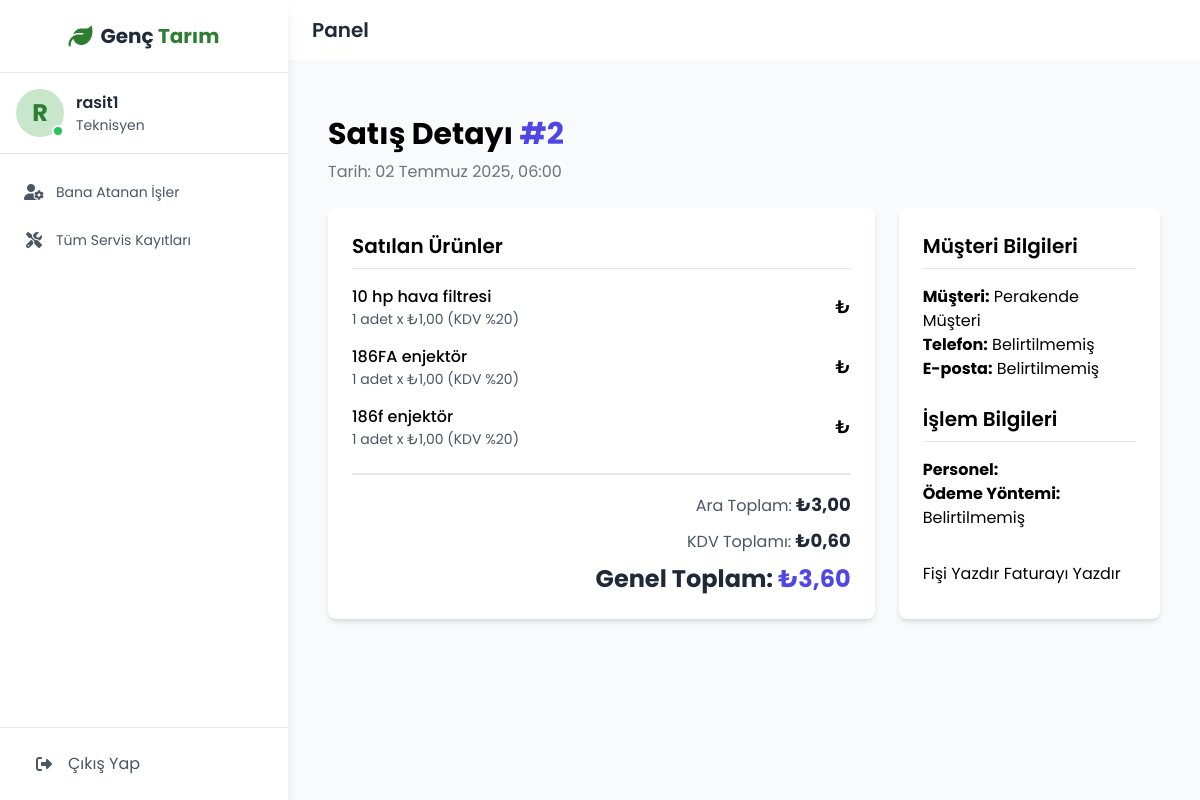
Page /sales/history/2/ (signed in) on the committed database.
### sales/models.py (models this page shows, shortened)
class Sale(models.Model):
    STATUS_CHOICES = [('DRAFT', 'Taslak'), ('COMPLETED', 'Tamamlandı'), ('CANCELLED', 'İptal Edildi')]
    PAYMENT_METHOD_CHOICES = [('CASH', 'Nakit'), ('CREDIT_CARD', 'Kredi Kartı'), ('BANK_TRANSFER', 'Havale/EFT')]
    sale_date = models.DateTimeField(default=timezone.now, verbose_name="Satış Tarihi")
    customer = models.ForeignKey('customers.Customer', on_delete=models.PROTECT, verbose_name="Müşteri")
    salesperson = models.ForeignKey(User, on_delete=models.SET_NULL, null=True, blank=True, verbose_name="Satışı Yapan Personel")
    status = models.CharField(max_length=10, choices=STATUS_CHOICES, default='DRAFT', verbose_name="Durum")
    payment_method = models.CharField(max_length=20, choices=PAYMENT_METHOD_CHOICES, blank=True, null=True, verbose_name="Ödeme Yöntemi")
    notes = models.TextField(blank=True, null=True, verbose_name="Notlar")
    subtotal = models.DecimalField(max_digits=12, decimal_places=2, default=0, verbose_name="Ara Toplam")
    vat_total = models.DecimalField(max_digits=12, decimal_places=2, default=0, verbose_name="KDV Toplamı")
    grand_total = models.DecimalField(max_digits=12, decimal_places=2, default=0, verbose_name="Genel Toplam")
    created_at = models.DateTimeField(auto_now_add=True)
    updated_at = models.DateTimeField(auto_now=True)
    class Meta:
        verbose_name = "Satış"; verbose_name_plural = "Satışlar"; ordering = ['-sale_date']

class SaleItem(models.Model):
    sale = models.ForeignKey(Sale, on_delete=models.CASCADE, related_name='items', verbose_name="Satış")
    product = models.ForeignKey('inventory.Product', on_delete=models.PROTECT, verbose_name="Ürün")
    quantity = models.PositiveIntegerField(default=1, verbose_name="Miktar")
    unit_price = models.DecimalField(max_digits=10, decimal_places=2, verbose_name="Birim Fiyat (Satış Anı)")
    vat_rate = models.DecimalField(max_digits=5, decimal_places=2, verbose_name="Vergi Oranı (Satış Anı)")

### inventory/models.py (models this page shows, shortened)
class Product(models.Model):
    UNIT_CHOICES = [('adet', 'Adet'), ('takim', 'Takım'), ('metre', 'Metre'), ('kg', 'Kilogram'), ('litre', 'Litre')]
    name = models.CharField(max_length=255, verbose_name="Ürün Adı")
    slug = models.SlugField(max_length=280, unique=True, blank=True)
    category = models.ForeignKey(Category, on_delete=models.SET_NULL, null=True, blank=True, verbose_name="Kategori", related_name="products")
    brand = models.ForeignKey(Brand, on_delete=models.SET_NULL, null=True, blank=True, verbose_name="Marka", related_name="products")
    supplier = models.ForeignKey(Supplier, on_delete=models.SET_NULL, null=True, blank=True, verbose_name="Tedarikçi", related_name="products")
    shelf = models.ForeignKey(Shelf, on_delete=models.SET_NULL, null=True, blank=True, verbose_name="Raf", related_name="products")
    product_code = models.CharField(max_length=100, unique=True, blank=True, null=True, verbose_name="Ürün Kodu (SKU)")
    barcode_data = models.CharField(max_length=100, unique=True, blank=True, null=True, verbose_name="Barkod Verisi")
    barcode_image = models.ImageField(upload_to='barcodes/', blank=True, null=True, verbose_name="Barkod Resmi")
    description = models.TextField(blank=True, null=True, verbose_name="Açıklama")
    image = models.ImageField(upload_to='product_images/', blank=True, null=True, verbose_name="Ürün Resmi")
    model_compatibility = models.CharField(max_length=255, blank=True, null=True, verbose_name="Model Uyumluluğu")
    purchase_price = models.DecimalField(max_digits=10, decimal_places=2, null=True, blank=True, verbose_name="Alış Fiyatı")
    selling_price = models.DecimalField(max_digits=10, decimal_places=2, verbose_name="Satış Fiyatı")
    vat_rate = models.ForeignKey(
        'sales.TaxRate',
        on_delete=models.PROTECT,
        null=True, blank=True,
        verbose_name="Uygulanacak Vergi Oranı"
    )
    quantity = models.IntegerField(default=0, verbose_name="Mevcut Stok Miktarı")
    min_stock_level = models.PositiveIntegerField(default=5, verbose_name="Minimum Stok Seviyesi")
    unit = models.CharField(max_length=10, choices=UNIT_CHOICES, default='adet', verbose_name="Birim")
    is_active = models.BooleanField(default=True, verbose_name="Aktif mi?")
    created_at = models.DateTimeField(auto_now_add=True)
    updated_at = models.DateTimeField(auto_now=True)
    objects = models.Manager()
    active_objects = ActiveProductManager()
    class Meta:
        verbose_name = "Ürün"
        verbose_name_plural = "Ürünler"
        ordering = ['name']

### customers/models.py (models this page shows, shortened)
class Customer(models.Model):
    class CustomerType(models.TextChoices):
        INDIVIDUAL = 'INDIVIDUAL', _('Bireysel')
        CORPORATE = 'CORPORATE', _('Kurumsal')
    customer_type = models.CharField(
        max_length=10,
        choices=CustomerType.choices,
        default=CustomerType.INDIVIDUAL,
        verbose_name=_('Müşteri Tipi')
    )
    first_name = models.CharField(max_length=100, blank=True, verbose_name="Adı")
    last_name = models.CharField(max_length=100, blank=True, verbose_name="Soyadı")
    tckn = models.CharField(
        max_length=11,
        blank=True,
        verbose_name="T.C. Kimlik Numarası",
        help_text="Bireysel müşteriler için 11 haneli T.C. Kimlik Numarası."
    )
    company_name = models.CharField(max_length=200, blank=True, verbose_name="Firma Ticari Ünvanı")
    tax_office = models.CharField(max_length=100, blank=True, verbose_name="Vergi Dairesi")
    tax_number = models.CharField(
        max_length=10,
        blank=True,
        verbose_name="Vergi Kimlik Numarası (VKN)",
        help_text="Kurumsal müşteriler için 10 haneli Vergi Numarası."
    )
    contact_person = models.CharField(max_length=150, blank=True, verbose_name="Yetkili Kişi (Kurumsal için)")
    email = models.EmailField(max_length=254, blank=True)
    phone_number = models.CharField(max_length=20, blank=True, verbose_name="Telefon Numarası")
    address = models.TextField(blank=True, verbose_name="Adres")
    notes = models.TextField(blank=True, verbose_name="Müşteri Hakkında Notlar")
    is_active = models.BooleanField(default=True, verbose_name="Aktif mi?")
    created_at = models.DateTimeField(auto_now_add=True, verbose_name="Oluşturulma Tarihi")
    updated_at = models.DateTimeField(auto_now=True, verbose_name="Güncellenme Tarihi")
    class Meta:
        verbose_name = "Müşteri"
        verbose_name_plural = "Müşteriler"
        ordering = ['-created_at']
        indexes = [
            models.Index(fields=['first_name', 'last_name']),
            models.Index(fields=['company_name']),
        ]
    def __str__(self):
        if self.customer_type == 'INDIVIDUAL':
            return f"{self.first_name} {self.last_name}".strip()
        return self.company_name.strip()
    class Meta:
        verbose_name = _('Müşteri')
        verbose_name_plural = _('Müşteriler')

### sales/views.py (the view)
# urls.py: path('history/<int:pk>/', views.SaleHistoryDetailView.as_view(), name='sale_history_detail'),
class SaleHistoryDetailView(DetailView):
    model = Sale
    template_name = 'sales/sale_history_detail.html'
    context_object_name = 'sale'

### gem/sales/templates/sales/sale_history_detail.html (shortened to what this page needs)
{% extends 'base.html' %}
{% load static %}
{% block content %}
<div class="container mx-auto px-4 py-8">
    <h1 class="text-3xl font-bold mb-2">Satış Detayı <span class="text-indigo-600">#{{ sale.id }}</span></h1>
    <p class="text-gray-500 mb-6">Tarih: {{ sale.created_at|date:"d F Y, H:i" }}</p>
    <div class="grid grid-cols-1 md:grid-cols-3 gap-6">
        <div class="md:col-span-2 bg-white p-6 rounded-lg shadow-md">
            <h2 class="text-xl font-semibold mb-4 border-b pb-2">Satılan Ürünler</h2>
            <div class="space-y-4">
                {% for item in sale.items.all %}
                <div class="flex justify-between items-center">
                    <div>
                        <p class="font-medium">{{ item.product.name }}</p>
                        <p class="text-sm text-gray-600">{{ item.quantity }} adet x ₺{{ item.unit_price|floatformat:2 }} (KDV %{{ item.vat_rate|floatformat:0 }})</p>
                    </div>
                    <p class="font-semibold text-lg">₺{{ item.get_total_price|floatformat:2 }}</p>
                </div>
                {% endfor %}
            </div>
            <div class="mt-6 border-t-2 pt-4 space-y-2 text-right">
                <p class="text-gray-600">Ara Toplam: <span class="font-bold text-lg text-gray-800">₺{{ sale.subtotal|floatformat:2 }}</span></p>
                <p class="text-gray-600">KDV Toplamı: <span class="font-bold text-lg text-gray-800">₺{{ sale.vat_total|floatformat:2 }}</span></p>
                <p class="text-gray-800 text-2xl font-bold">Genel Toplam: <span class="text-indigo-600">₺{{ sale.grand_total|floatformat:2 }}</span></p>
            </div>
        </div>
        <div class="bg-white p-6 rounded-lg shadow-md">
            <h2 class="text-xl font-semibold mb-4 border-b pb-2">Müşteri Bilgileri</h2>
            <p><strong>Müşteri:</strong> {{ sale.customer }}</p>
            <p><strong>Telefon:</strong> {{ sale.customer.phone|default:"Belirtilmemiş" }}</p>
            <p><strong>E-posta:</strong> {{ sale.customer.email|default:"Belirtilmemiş" }}</p>
            <h2 class="text-xl font-semibold mb-4 mt-6 border-b pb-2">İşlem Bilgileri</h2>
            <p><strong>Personel:</strong> {{ sale.salesperson.get_full_name }}</p>
            <p><strong>Ödeme Yöntemi:</strong> {{ sale.get_payment_method_display|default:"Belirtilmemiş" }}</p>
            <div class="mt-8 space-y-3">
                <a href="{% url 'sales:sale_receipt' sale.id %}" target="_blank" class="btn btn-secondary w-full text-center">Fişi Yazdır</a>
                <a href="{% url 'sales:sale_invoice' sale.id %}" target="_blank" class="btn btn-primary w-full text-center">Faturayı Yazdır</a>
                </div>
        </div>
    </div>
</div>
{% endblock %}

### templates/base.html (shortened to what this page needs)
{% load static %}
<!DOCTYPE html>
<html lang="tr" class="h-full bg-gray-50">
<head>
    <script src="https://cdn.tailwindcss.com"></script>
    <link rel="stylesheet" href="https://cdnjs.cloudflare.com/ajax/libs/font-awesome/6.4.0/css/all.min.css">
</head>
<body class="h-full">
    {% if user.is_authenticated %}
    <div class="flex h-screen">
        <div id="sidebar" class="sidebar bg-white w-64 md:w-72 flex-col shadow-lg z-20 hidden md:flex">
            <div class="flex items-center justify-center py-5 border-b border-gray-200">
                <a href="{% url 'accounts:dashboard_redirect' %}" class="flex items-center space-x-2">
                    <i class="fas fa-leaf text-2xl text-primary"></i>
                    <h1 class="text-xl font-bold text-gray-800">Genç <span class="text-primary">Tarım</span></h1>
                </a>
            </div>
            <div class="p-4 flex items-center space-x-3 border-b border-gray-200">
                <div class="relative">
                    <div class="w-12 h-12 rounded-full bg-light flex items-center justify-center">
                        <span class="text-2xl font-bold text-primary">{{ user.username.0|upper }}</span>
                    </div>
                    <span class="absolute bottom-0 right-0 w-3 h-3 bg-green-500 rounded-full border-2 border-white"></span>
                </div>
                <div>
                    <h3 class="font-semibold text-gray-800">{{ user.get_full_name|default:user.username }}</h3>
                    <p class="text-sm text-gray-600">{% if user.is_superuser %}Yönetici{% elif user.groups.all.0.name == 'Teknisyen' %}Teknisyen{% else %}Personel{% endif %}</p>
                </div>
            </div>
            <nav class="flex-1 py-4">
    <ul class="space-y-1 px-2">
    {% if user.is_superuser %}
        <li><h3 class="px-4 mt-2 mb-2 text-xs font-semibold text-gray-400 uppercase tracking-wider">Yönetim</h3></li>
        <li><a href="{% url 'dashboard:index' %}" class="nav-link"><i class="fas fa-tachometer-alt fa-fw mr-3"></i><span class="text-sm">Pano</span></a></li>
        <li><a href="{% url 'service:servicerecord_list' %}" class="nav-link"><i class="fas fa-tools fa-fw mr-3"></i><span class="text-sm">Servis Yönetimi</span></a></li>
        <li><a href="{% url 'customers:customer_list' %}" class="nav-link"><i class="fas fa-users fa-fw mr-3"></i><span class="text-sm">Müşteriler</span></a></li>
        <li><a href="{% url 'inventory:reports_page' %}" class="nav-link"><i class="fas fa-chart-line fa-fw mr-3"></i><span class="text-sm">Raporlar</span></a></li>
        <li><h3 class="px-4 mt-4 mb-2 text-xs font-semibold text-gray-400 uppercase tracking-wider">Satış Yönetimi</h3></li>
        <li><a href="{% url 'sales:pos_terminal' %}" class="nav-link"><i class="fas fa-cash-register fa-fw mr-3"></i><span class="text-sm">Satış Ekranı</span></a></li>
        <li><a href="{% url 'sales:sale_history_list' %}" class="nav-link"><i class="fas fa-history fa-fw mr-3"></i><span class="text-sm">Satış Geçmişi</span></a></li>
        <li><h3 class="px-4 mt-4 mb-2 text-xs font-semibold text-gray-400 uppercase tracking-wider">Veri Yönetimi</h3></li>
        <li><a href="{% url 'inventory:product_list' %}" class="nav-link"><i class="fas fa-box fa-fw mr-3"></i><span class="text-sm">Ürünler</span></a></li>
        {% if perms.inventory.view_category %}
        <li><a href="{% url 'inventory:category_list' %}" class="nav-link"><i class="fas fa-sitemap fa-fw mr-3"></i><span class="text-sm">Kategoriler</span></a></li>
        {% endif %}
        <li><h3 class="px-4 mt-4 mb-2 text-xs font-semibold text-gray-400 uppercase tracking-wider">Kullanıcı İşlemleri</h3></li>
        <li><a href="{% url 'accounts:user_add' %}" class="nav-link"><i class="fas fa-users-cog fa-fw mr-3"></i><span class="text-sm">Yeni Kullanıcı Ekle</span></a></li>
        <li><a href="{% url 'accounts:user_list' %}" class="nav-link"><i class="fas fa-users-cog fa-fw mr-3"></i><span class="text-sm">Kullanıcıları Yönet</span></a></li>
        <li><a href="{% url 'accounts:group_list' %}" class="nav-link"><i class="fas fa-user-shield fa-fw mr-3"></i><span class="text-sm">Gruplar & Yetkiler</span></a></li>
        <li><a href="{% url 'logs:log_list' %}" class="nav-link"><i class="fas fa-history fa-fw mr-3"></i><span class="text-sm">Aktivite Kayıtları</span></a></li>
        <li><a href="{% url 'backups:backup_management' %}" class="nav-link"><i class="fas fa-database fa-fw mr-3"></i><span class="text-sm">Yedekleme</span></a></li>
    {% elif 'Teknisyen' in user.groups.all|join:", " %}
        <li><a href="{% url 'service:technician_dashboard' %}" class="nav-link"><i class="fas fa-user-cog fa-fw mr-3"></i><span class="text-sm">Bana Atanan İşler</span></a></li>
        <li><a href="{% url 'service:servicerecord_list' %}" class="nav-link"><i class="fas fa-tools fa-fw mr-3"></i><span class="text-sm">Tüm Servis Kayıtları</span></a></li>
    {% else %}
        <li><a href="{% url 'dashboard:index' %}" class="nav-link"><i class="fas fa-tachometer-alt fa-fw mr-3"></i><span class="text-sm">Pano</span></a></li>
    {% endif %}
</ul>
</nav>
            <div class="p-4 border-t border-gray-200">
                <a href="{% url 'accounts:logout' %}" class="flex items-center px-4 py-2 text-gray-600 hover:bg-gray-100 rounded-lg">
                    <i class="fas fa-sign-out-alt w-6 text-center mr-3"></i>
                    <span>Çıkış Yap</span>
                </a>
            </div>
        </div>
        <div class="flex-1 flex flex-col overflow-hidden">
            <header class="bg-white shadow-sm">
                <div class="flex items-center justify-between px-6 py-4">
                    <div class="flex items-center">
                        <h2 class="text-xl font-semibold text-gray-800">{% block page_title %}Panel{% endblock %}</h2>
                    </div>
                </div>
            </header>
            <main class="flex-1 overflow-y-auto p-6 bg-gray-50">
                {% block content %}{% endblock %}
            </main>
        </div>
    </div>
    {% else %}
    <div class="flex h-screen">
        {% block guest_content %}
        {% endblock guest_content %}
    </div>
    {% endif %}
</body>
</html>

### templates/base.html (style rules this page uses)
body { font-family: 'Poppins', sans-serif; background-color: #f5f7fa; }
.sidebar { transition: all 0.3s ease; }
.nav-link { display: flex; align-items: center; padding: 0.75rem 1rem; color: #4b5563; border-radius: 0.5rem; transition: all 0.2s ease; }

### rows in the picture
Sale: id "2", created_at "02 Temmuz 2025, 06:00", subtotal "3,00", vat_total "0,60", grand_total "3,60", customer "Perakende Müşteri", customer.phone "Belirtilmemiş", customer.email "Belirtilmemiş", payment_method "Belirtilmemiş"
SaleItem: product.name "10 hp hava filtresi", quantity "1", unit_price "1,00", vat_rate "20"
SaleItem: product.name "186FA enjektör", quantity "1", unit_price "1,00", vat_rate "20"
SaleItem: product.name "186f enjektör", quantity "1", unit_price "1,00", vat_rate "20"

### other values in the picture
{{ user.username.0|upper }} "R"
{{ user.get_full_name|default:user.username }} "rasit1"
